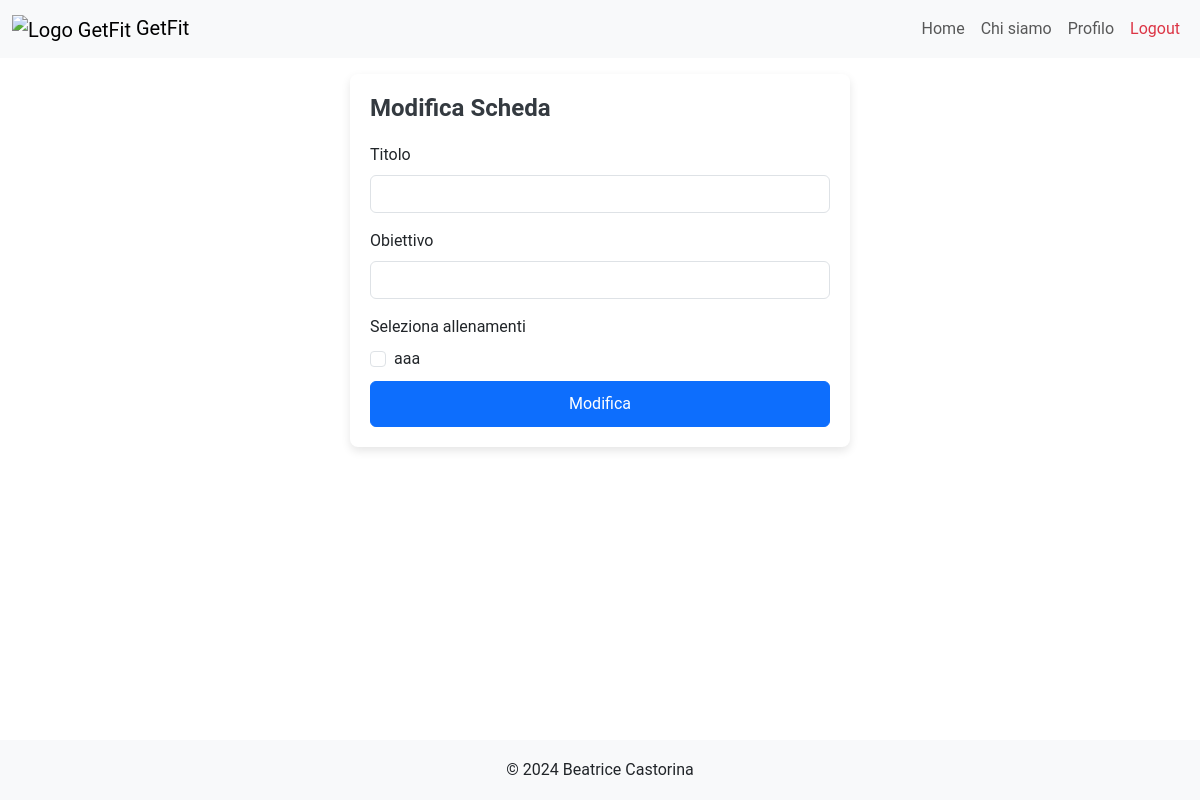
The app's page /modify_scheda/26 (signed in), older data.
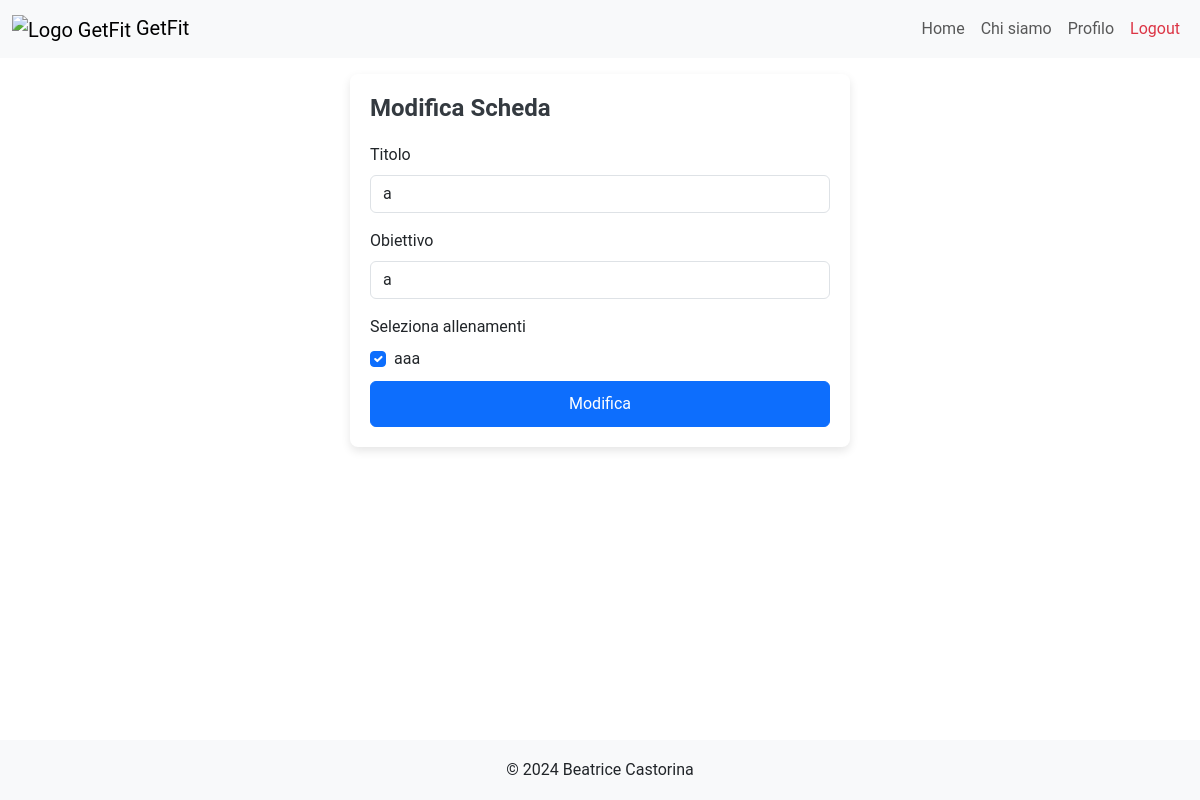
The same page, newer data.
### tables this page shows
CREATE TABLE "Allenamenti" (
	"id_allenamento"	INTEGER,
	"pt_id"	INTEGER NOT NULL,
	"titolo"	TEXT NOT NULL,
	"descrizione"	TEXT NOT NULL,
	"livello"	TEXT NOT NULL,
	"visibile"	INTEGER NOT NULL,
	"data_creazione"	TEXT NOT NULL,
	PRIMARY KEY("id_allenamento" AUTOINCREMENT),
	FOREIGN KEY("pt_id") REFERENCES "PersonalTrainers"("pt_id")
);

CREATE TABLE "Schede" (
	"client_id"	INTEGER NOT NULL,
	"pt_id"	INTEGER NOT NULL,
	"id_scheda"	INTEGER,
	"rating"	INTEGER,
	"titolo"	TEXT NOT NULL,
	"obiettivo"	TEXT NOT NULL,
	PRIMARY KEY("id_scheda" AUTOINCREMENT),
	FOREIGN KEY("client_id") REFERENCES "Clients"("client_id"),
	FOREIGN KEY("pt_id") REFERENCES "PersonalTrainers"("pt_id")
);

### app.py (the view)
@app.route("/modify_scheda/<int:id_scheda>", methods=['POST','GET'])
def modify_scheda(id_scheda):
  if request.method == 'POST':
    client_id = schede_dao.get_client_id_by_id_scheda(id_scheda)
    scheda = request.form.to_dict()
    pt_id_scheda = schede_dao.get_scheda_by_id(id_scheda)['pt_id']
    email = utenti_dao.get_email(request)
    pt_id = utenti_dao.get_user_id_by_email(email,'pt')
    if (pt_id_scheda != pt_id):
      flash("Non hai i permessi per modificare la scheda.", "danger")
      return redirect(url_for('index'))
    if scheda['titolo'] == '':
        app.logger.error('Il campo non può essere vuoto')
        return redirect(url_for('index'))
    if scheda['obiettivo'] == '':
      app.logger.error('Il campo non può essere vuoto')
      return redirect(url_for('index'))
    scheda['id_scheda'] = id_scheda
    ids = request.form.getlist("ids")
    success = schede_dao.update_scheda(scheda, ids)
    if success:
      return redirect(url_for("schede", client_id=client_id))
    flash("Impossibile modificare la scheda.", "danger")
    return redirect(url_for("index"))
  else:
    email = utenti_dao.get_email(request)
    pt_id = utenti_dao.get_user_id_by_email(email,'pt')
    scheda = schede_dao.get_scheda_by_id(id_scheda)
    allenamenti_ids = schede_dao.get_allenamenti_ids_by_id_scheda(id_scheda)
    ids = [id['id_allenamento'] for id in allenamenti_ids]
    selected = [allenamenti_dao.get_allenamento(id) for id in ids]
    allenamenti_db = allenamenti_dao.get_allenamenti()
    allenamenti=[]
    for allenamento in allenamenti_db:
      if allenamento['visibile'] == 1 or allenamento['pt_id'] == pt_id:
        allenamenti.append(allenamento)
    return render_template("modify_scheda.html", scheda=scheda,allenamenti=allenamenti,selected=selected)

### allenamenti_dao.py (called while the page is built)
def get_allenamenti():
	query = 'SELECT * FROM Allenamenti ORDER BY data_creazione DESC'
	connection = sqlite3.connect('db/personal.db')
	connection.row_factory = sqlite3.Row
	cursor = connection.cursor()
	cursor.execute(query)
	result = cursor.fetchall()
	cursor.close()
	connection.close()
	return result

def get_allenamento(id_allenamento):
	query = 'SELECT * FROM Allenamenti WHERE id_allenamento=?'
	connection = sqlite3.connect('db/personal.db')
	connection.row_factory = sqlite3.Row
	cursor = connection.cursor()
	cursor.execute(query,(id_allenamento,))
	result = cursor.fetchone()
	cursor.close()
	connection.close()
	return result

### schede_dao.py (called while the page is built)
def get_allenamenti_ids_by_id_scheda(id_scheda):
	query = 'SELECT id_allenamento FROM CompostaDa WHERE id_scheda=?'
	connection = sqlite3.connect('db/personal.db')
	connection.row_factory = sqlite3.Row
	cursor = connection.cursor()
	cursor.execute(query,(id_scheda,))
	workout_ids = cursor.fetchall()
	cursor.close()
	connection.close()
	return workout_ids

### utenti_dao.py (called while the page is built)
def get_email(request):
	try:
		return request.cookies.get('remember_token').split('|')[0]
	except Exception as e:
		return None

### templates/modify_scheda.html (shortened to what this page needs)
{% extends "base.html" %}
{% block style %} {{url_for('static', filename='css/login_styles.css')}} {% endblock %}
{% block content %}
<div class="login-container mt-3 mb-3">
	<h2>Modifica Scheda</h2>
	<form  action="/modify_scheda/{{scheda.id_scheda}}" method="POST">
		<div class="mb-3">
      <label for="titleInput" class="form-label">Titolo</label>
      <input value="{{scheda.titolo}}" type="text" class="form-control" name="titolo" id="titleInput" required>
    </div>
    <div class="mb-3">
      <label for="obiettivoInput" class="form-label">Obiettivo</label>
      <input type="text" value="{{scheda.obiettivo}}" class="form-control" name="obiettivo" id="obiettivoInput" required>
    </div>
    <label class="form-label">Seleziona allenamenti</label>
    {% for allenamento in allenamenti %}
      <div class="form-check">
        <input class="form-check-input" type="checkbox" name="ids" value="{{allenamento.id_allenamento}}" id="flexCheck{{loop.index}}" {% if allenamento in selected %} checked {% endif %}>
        <label class="form-check-label" for="flexCheck{{loop.index}}">
          {{allenamento.titolo}}
        </label>
      </div>
    {% endfor %}
    <button type="submit" class="btn btn-primary mt-2">Modifica</button>
	</form>
</div>
{% endblock %}

Row changes from the older to the newer data that the page shows:
added Schede: titolo "a", obiettivo "a"
computed for Allenamenti "aaa": ids "☐" → "☑"
